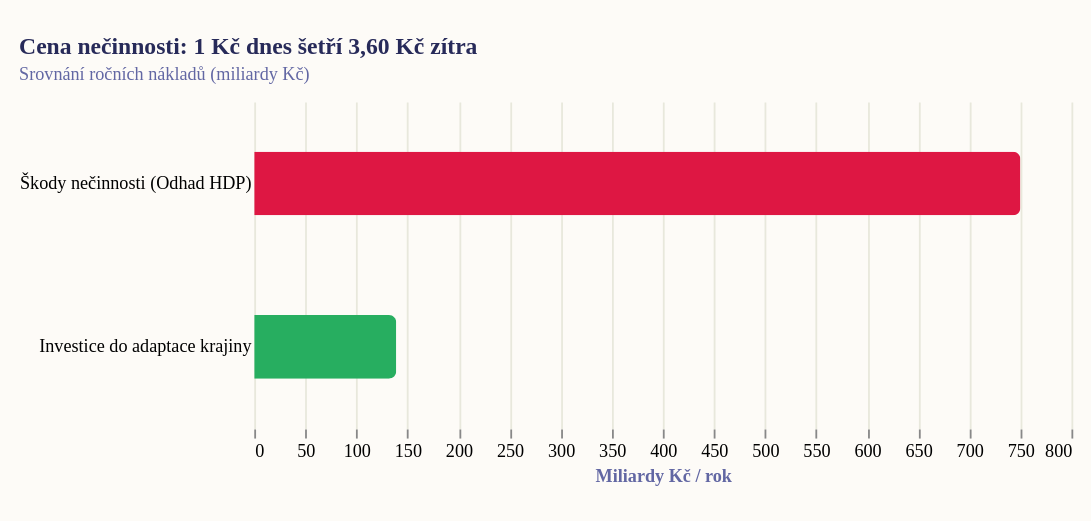

Write a Vega-Lite specification for this figure.
### Vega-Lite specification from a JSON file in a GitHub repository (floating-point values rounded to 4 significant figures)
{"_source": "Zdroj: Nature (2024), Studie Zámečník (Šance pro budovy), MŽP (Strategie adaptace)", "$schema": "https://vega.github.io/schema/vega-lite/v5.json", "description": "Ekonomika nečinnosti: Náklady na adaptaci vs. klimatické škody (projekce ročního dopadu)", "width": 450, "height": 180, "padding": {"top": 20, "left": 10, "right": 10, "bottom": 20}, "autosize": {"type": "pad", "resize": true}, "background": "#fdfbf7", "title": {"text": "Cena nečinnosti: 1 Kč dnes šetří 3,60 Kč zítra", "subtitle": "Srovnání ročních nákladů (miliardy Kč)", "font": "Roboto Slab", "fontSize": 13, "fontWeight": "bold", "anchor": "start", "color": "#272a59", "subtitleFont": "Work Sans", "subtitleFontSize": 10, "subtitleColor": "#6267a3", "offset": 10}, "data": {"values": [{"cat": "Škody nečinnosti (Odhad HDP)", "val": 750, "color": "#de1743"}, {"cat": "Investice do adaptace krajiny", "val": 139, "color": "#27ae60"}]}, "mark": {"type": "bar", "tooltip": true, "cornerRadiusEnd": 4, "size": 35}, "encoding": {"y": {"field": "cat", "type": "nominal", "title": null, "sort": "-x", "axis": {"labelFont": "Roboto Slab", "labelFontSize": 10, "ticks": false, "domain": false}}, "x": {"field": "val", "type": "quantitative", "title": "Miliardy Kč / rok", "axis": {"titleFont": "Work Sans", "titleFontSize": 10, "labelFont": "Work Sans", "labelFontSize": 10, "gridColor": "#e8e8dc", "domain": false}}, "color": {"field": "color", "type": "nominal", "scale": null}}, "config": {"view": {"stroke": "transparent"}, "title": {"font": "Roboto Slab", "fontWeight": "bold", "fontSize": 13, "anchor": "start", "color": "#272a59", "subtitleFont": "Work Sans", "subtitleFontSize": 10, "subtitleColor": "#6267a3"}, "axis": {"labelFont": "Work Sans", "labelFontSize": 10, "titleFont": "Work Sans", "titleFontSize": 10, "titleColor": "#6267a3"}, "legend": {"labelFont": "Roboto Slab", "labelFontSize": 10, "titleFont": "Roboto Slab", "titleFontSize": 10}}}
